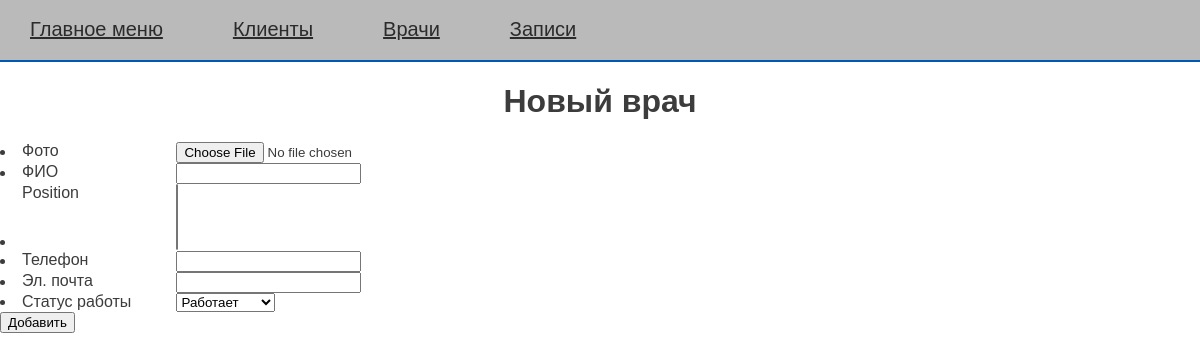
Before: /doctors/doctor-add/ with the older database file.
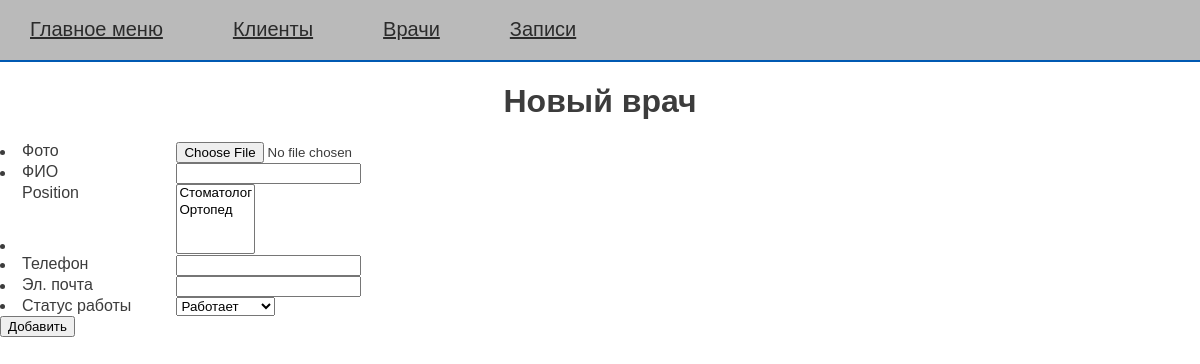
After: the same page with the newer database file.
### stomato_main/models.py (models this page shows)
class PositionModel(models.Model):
    position = models.CharField(max_length=50, unique=True, blank=False, verbose_name='Должность')
    slug = models.SlugField(max_length=50, unique=True, db_index=True, verbose_name='url')
    def __str__(self):
        return self.position

### stomato_main/views.py (the view)
# urls.py: path('doctors/doctor-add/', views.DoctorAdd.as_view(), name='doctor_add'),
class DoctorAdd(RequiredMixin, CreateView):
    form_class = forms.DoctorAddForm
    title = 'Новый врач'
    template_name = 'stomato_main/doctor-add.html'

### stomato_main/forms.py
class DoctorAddForm(forms.ModelForm):
    class Meta:
        model = models.DoctorsModel
        fields = ['photo', 'fullname', 'position', 'phone', 'email',
                  'job_status', ]
        widgets = {'photo': forms.ClearableFileInput(attrs={'multiple': False}),
                   'position': forms.SelectMultiple(),
                   'job_status': forms.Select,
                   }

### stomato_main/utils.py (called while the page is built)
    def get_context_data(self, **kwargs):
        context = super().get_context_data(**kwargs)
        context['top_menu'] = top_menu
        if self.title is not None:
            context['title'] = self.title
        return context

### stomato_main/templates/stomato_main/doctor-add.html (shortened to what this page needs)
{% extends 'base.html' %}
{% block main_stomato %}
<h1> {{ title }} </h1>
<form action="" method="post" enctype="multipart/form-data">
    {% for f in form %}
        <li><label class="form" for="{{ f.id_for_label }}"> {{ f.label }}</label> {{ f }}</li>
    {% endfor %}
    <button type="submit">Добавить</button>
</form>
{% endblock %}

Changed rows visible on the page:
added PositionModel: form "Стоматолог / Ортопед"
